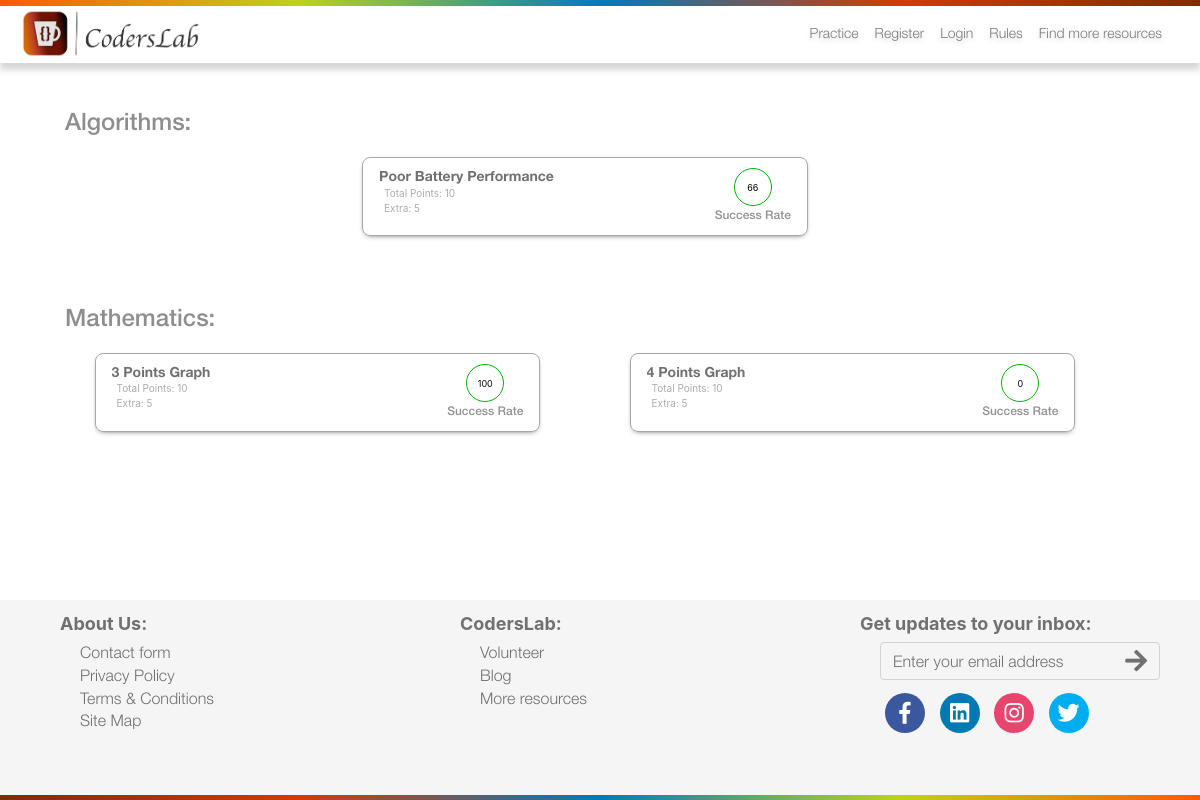
/practice/, run on the app's committed database.
### practice/models.py (models this page shows, shortened)
class Questions(models.Model):
    title = models.CharField(max_length = 200)
    content = models.TextField()
    stdin = models.TextField(default='')
    expected_output = models.TextField(default='')
    points = models.IntegerField()
    subscore = models.IntegerField()
    CATEGORIES = (
        ('MATH', 'Mathematics'),
        ('ALGO', 'Algorithms'),
        ('1A', 'Round 1A'),
    )
    category = models.CharField(max_length=20, choices=CATEGORIES)
    public = models.BooleanField(default=False)

### practice/views.py (the view)
# urls.py: path('', practiceView, name='practiceView'),
def practiceView(request):
    allQuestions = Questions.objects.filter(public=True)
    allCats = Questions.objects.filter(public=True).values_list('category', flat=True).distinct()
    catsName = []
    index = 0
    catQuestions = []
    for cats in allCats:
        thisCatQuestions = Questions.objects.filter(public=True, category=cats)
        questionSuccessRates = []
        for question in thisCatQuestions:
            successRate = practiceQuestionSuccessRate(question.id)
            questionSuccessRates.append(int(successRate))
        if thisCatQuestions.count() > 0:
            thisCatQuestions = zip(thisCatQuestions, questionSuccessRates)
            categoryName = Questions.objects.filter(category=cats)[0].get_category_display()
            catQuestions.append(thisCatQuestions)
            catsName.append(categoryName)
    categoryAndQuestions = zip(catsName, catQuestions)
    return render(request, 'practice.html', {'cat':categoryAndQuestions, 'pagetitle': 'Practice | CodersLab'})

### practice/utils.py (called while the page is built)
def getQuestionObjFromId(id):
    try:
        thisQuestion = Questions.objects.get(id=id)
    except:
        thisQuestion = None
    return thisQuestion

def practiceQuestionSuccessRate(id):
    question = getQuestionObjFromId(id)
    totalSubmissions = Submissions.objects.filter(question=question).count()
    totalSuccessfulSubmissions = Submissions.objects.filter(question=question, passed=True).count()
    if totalSuccessfulSubmissions > 0:
        return int((totalSuccessfulSubmissions/totalSubmissions) * 100)
    else:
        return 0

### templates/practice.html
{% extends 'header.html' %}
{% load static %}
{% block body %}
<div id="bodyWrapper" class="container">
    <div class="practiceCatWrapper">
        {% for category, questions in cat %}
        <div class="row catWrapper noMargin">
            <div class="catTitle">
                <h4>{{ category }}:</h4>
            </div>
            <div class="row questionsWrapper justify-content-md-around">
                {% for question, successrate in questions %}
                {% if question.get_category_display == category %}
                <div class="col-md-5 questionBox" onclick="showQuestion('{% url "questionscreen" question.title|slugify question.id "0" %}')">
                    <div class="question-details">
                        <h4>{{ question.title }}</h4>
                        <span class="question-details-minor">Total Points: {{ question.points }}</span>
                        <span class="question-details-minor">Extra: {{ question.subscore }}</span>
                    </div>
                    <div class="question-difficulty">
                        <div class="question-difficulty-percent-wrapper">
                            <div class="question-difficulty-percent">{{ successrate }}</div>
                        </div>
                        <span class="question-difficulty-minor">Success Rate</span>
                    </div>
                </div>
                {% endif %}
                {% endfor %}
            </div>
        </div>
        {% endfor %}
    </div>
</div>
{% endblock %}

### static/global/css/main.css (style rules this page uses)
html, body { height: 100%; width: 100%; min-width: 300px; }
#bodyWrapper { padding-top: 60px; flex-grow: 1; flex-shrink: 0; background-color: white; display: flex; flex-direction: row; }
#bodyWrapper>div { flex: 1; flex: 1; padding-top: 10px; padding-bottom: 10px; }
.noMargin { margin: 0 !important; }
.practiceCatWrapper { width: 100%; }
.catWrapper { padding: 20px; }
.catTitle { margin-top: 20px; width: 100%; display: block; }
.catTitle h4 { font-family: HelveticaNeue-Medium; color: #8e8e8e; }
.questionsWrapper { width: 100%; }
.questionBox { display: flex; margin-top: 10px; margin-bottom: 10px; margin-left: 5px; margin-right: 5px; border: solid 1px #a7a7a7; border-radius: 8px; min-height: 60px; padding-top: 10px; padding-bottom: 10px; padding-left: 16px; padding-right: 16px; box-shadow: 0px 2px 6px -4px rgba(0, 0, 0, 1); cursor: pointer; }
.questionBox .question-details { flex-grow: 1; overflow: hidden; width: 100%; padding-right: 2px; }
.questionBox .question-details h4 { font-size: 14px; font-family: HelveticaNeue-Bold; color: #707070; margin-bottom: 1px !important; overflow: hidden; text-overflow: ellipsis; width: 100%; white-space: nowrap; }
.questionBox .question-details .question-details-minor { color: rgb(172, 172, 172); font-size: 10px; display: block; padding-left: 5px; }
.questionBox .question-difficulty { height: 100%; text-align: center; }
.questionBox .question-difficulty-percent-wrapper { text-align: center; display: block; margin-bottom: 1px; }
.question-difficulty-percent { display: inline-block; width: 38px; height: 38px; border-radius: 50%; font-size: 9px; color: black; line-height: 38px; text-align: center; border: solid 1px #00B400; }
.questionBox .question-difficulty-minor { color: rgb(146, 146, 146); font-size: 12px; display: block; font-family: HelveticaNeue-Medium; white-space: nowrap; }

### data on the page
Questions: title "Poor Battery Performance", points "10", subscore "5", successrate "66"
Questions: title "3 Points Graph", points "10", subscore "5", successrate "100"
Questions: title "4 Points Graph", points "10", subscore "5", successrate "0"

### other printed values
{{ category }} "Algorithms" "Mathematics"
